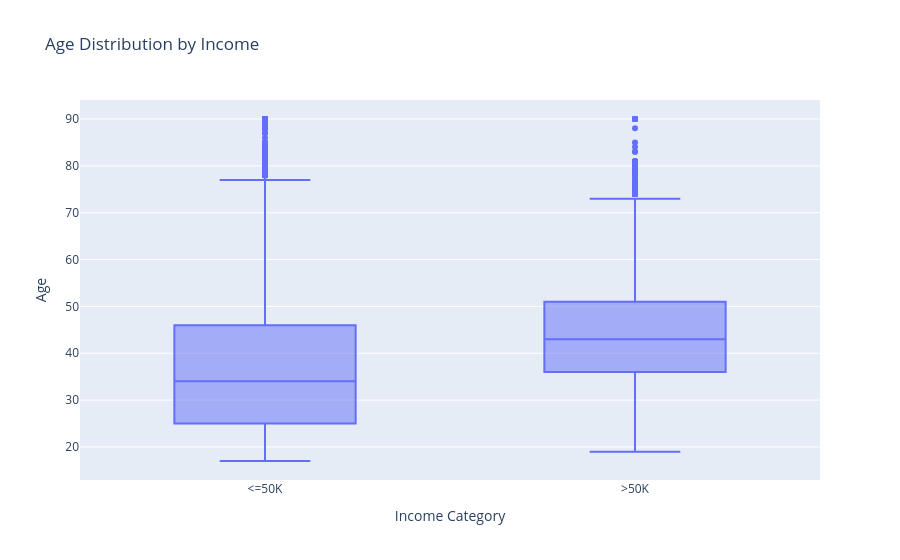

Notebook code cell kept with this figure:
### Markdown cell above
### Bivariate analysis

### Code cell
px.box(
    data,
    x='income',  # Income category on the x-axis
    y='age',  # Age distribution on the y-axis
    title='Age Distribution by Income',
    labels={'income': 'Income Category', 'age': 'Age'}
)

### Figure 1 — Plotly figure (JSON) as saved in the notebook; plotly's stock layout.template omitted (floating-point values rounded to 4 significant figures; data arrays with more than 128 entries replaced by an {"elided": "..."} marker saying what was removed)
{"data": [{"alignmentgroup": "True", "hovertemplate": "Income Category=%{x}<br>Age=%{y}<extra></extra>", "legendgroup": "", "marker": {"color": "#636efa"}, "name": "", "notched": false, "offsetgroup": "", "orientation": "v", "showlegend": false, "type": "box", "x": {"elided": "48790 str values"}, "x0": " ", "xaxis": "x", "y": {"elided": "48790 int values"}, "y0": " ", "yaxis": "y"}], "layout": {"boxmode": "group", "legend": {"tracegroupgap": 0}, "title": {"text": "Age Distribution by Income"}, "xaxis": {"anchor": "y", "domain": [0, 1], "title": {"text": "Income Category"}}, "yaxis": {"anchor": "x", "domain": [0, 1], "title": {"text": "Age"}}}}
